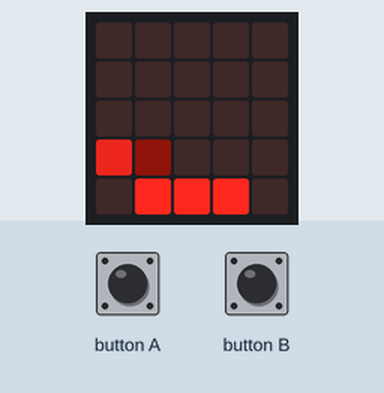
The program below on a simulated BBC micro:bit (MakeCode). On the bench: the board's 5×5 LED display. The test bench sets the inputs (shaded band). Random numbers come from a fixed seed.

Above: at 1.2 s.
1.3 s: button A pressed for 0.15 s
At 1.36 s:
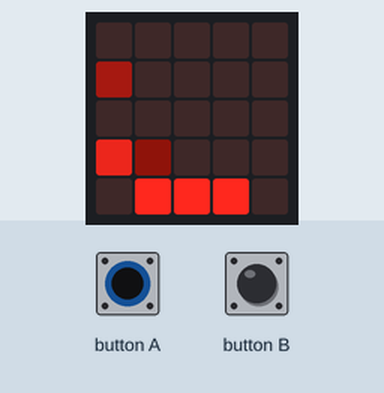
At 2.6 s:
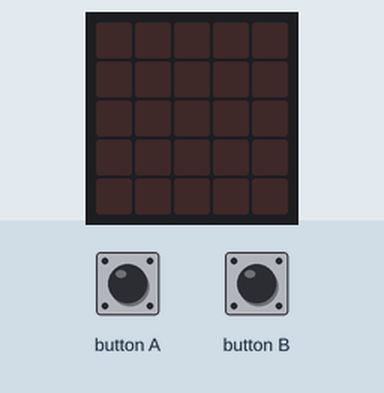
3.0 s: button B pressed for 0.15 s
At 9.89 s:
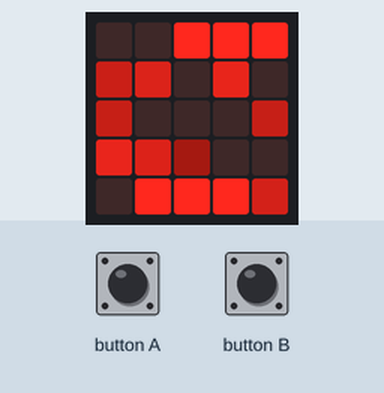

Measured:
- after the input at 3.0 s, the display: first changes after 0.30 s (image 3 shows a later state)
- what the display in image 3 shows lasts 0.4 s, from 9.7 s to 10.1 s

The program:

main.ts
```typescript
function aramos () {
    oszlop = randint(0, 4)
    sor = randint(0, 4)
    kovacsek = sor == 3 && oszlop == 3
    folds = sor == 4 && (oszlop > 0 && oszlop < 4)
    if (folds || kovacsek) {
        return
    }
    fel = Math.randomBoolean()
    fenyero = randint(10, 200)
    if (sor == 0) {
        fenyero = 255
    }
    if (fel) {
        felkapcs()
    } else {
        lekapcs()
    }
    foldszinfe()
    if (true) {

    }
}
function nemaramos () {
    basic.clearScreen()
}
function lekapcs () {
    led.unplot(oszlop, sor)
    basic.pause(100)
}
input.onButtonPressed(Button.A, function () {
    vanaram = false
})
function felkapcs () {
    led.plotBrightness(oszlop, sor, fenyero)
    basic.pause(100)
}
function foldszinfe () {
    led.plot(1, 4)
    led.plot(2, 4)
    led.plot(3, 4)
}
input.onButtonPressed(Button.B, function () {
    vanaram = true
})
let fenyero = 0
let fel = false
let folds = false
let kovacsek = false
let sor = 0
let oszlop = 0
let vanaram = false
vanaram = true
basic.forever(function () {
    if (vanaram) {
        aramos()
    } else {
        nemaramos()
    }
})
```

test.ts
```typescript
// ide kerülnek a tesztek; a rendszer ezt nem kompilálja, ha a csomagot bővítményként használják.
```
